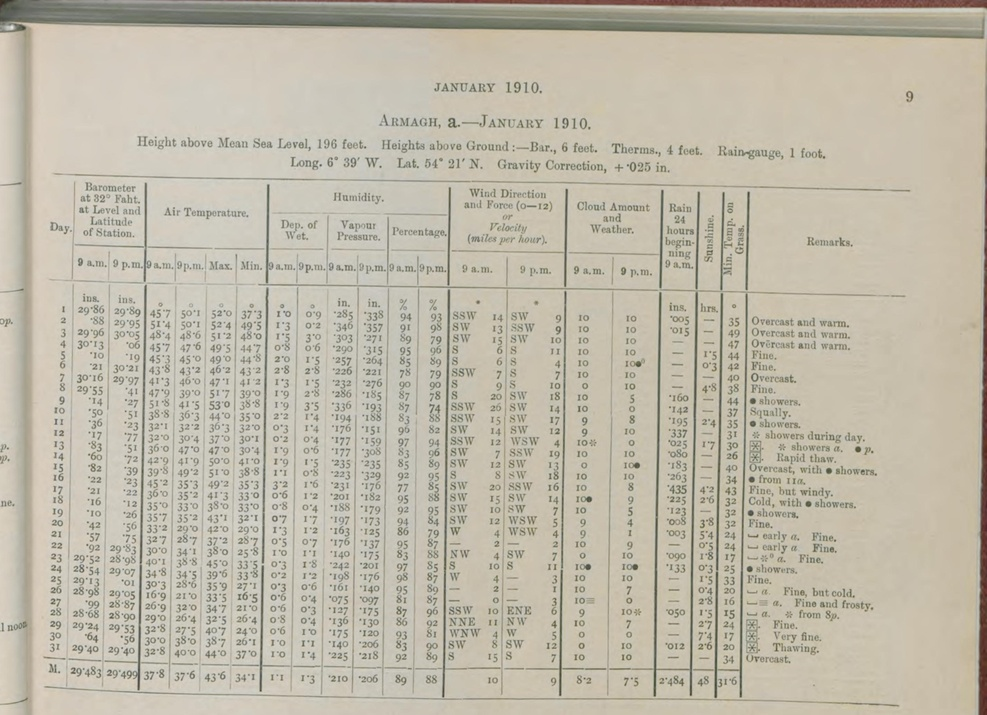
#> input picture manual_and_minimal_working_example/001_1910_01_SF.jpg, 987 x 715 px, shrunk from 2855 x 2066 before the run
$ python -i crop_border.py   (imports and definitions only)
#> lines starting #> are read from the running program, lines starting #| are printed output that depends on the picture; after the words box and inside, x2 and y2 are one past the last pixel; in counts of white or black regions, pixels touching at a corner belong together
#!/usb/bin/env python

import cv2
import numpy as np

def crop_border(image_path):

    img = cv2.imread(image_path)
#> img is the input picture: shape (715, 987, 3); mean B, G, R 169.9, 185.8, 191.8
    gray = cv2.cvtColor(img, cv2.COLOR_BGR2GRAY)
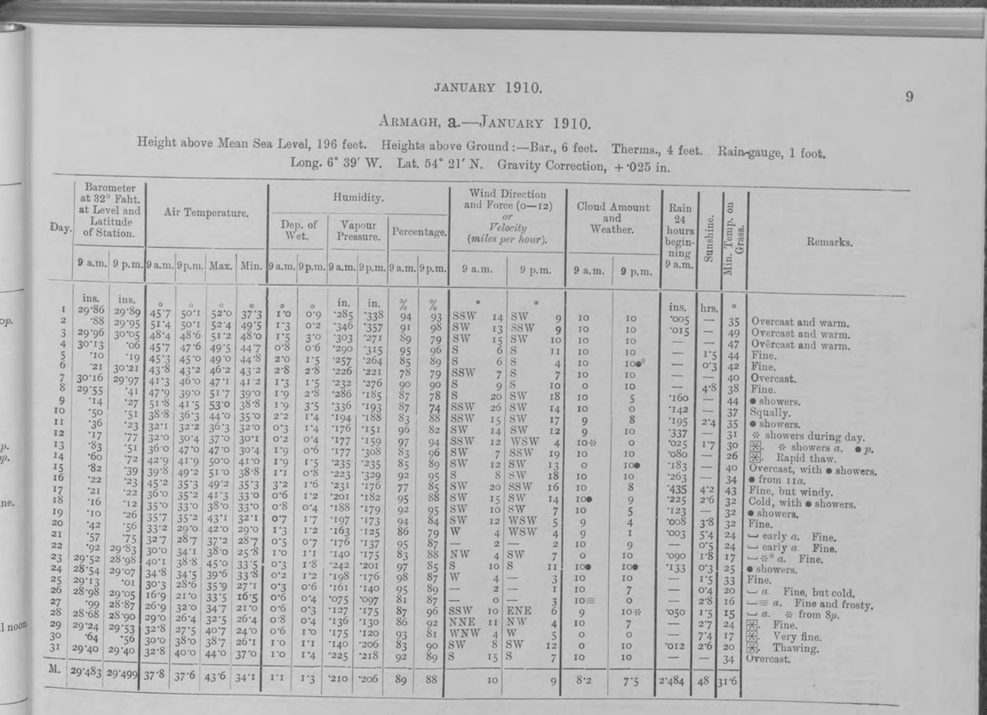
#> gray: shape (715, 987); min 45, max 230, mean 185.7


    # Apply adaptive thresholding to separate the paper from the background
    thresh = cv2.adaptiveThreshold(gray, 255, cv2.ADAPTIVE_THRESH_GAUSSIAN_C, cv2.THRESH_BINARY_INV, 11, 2)
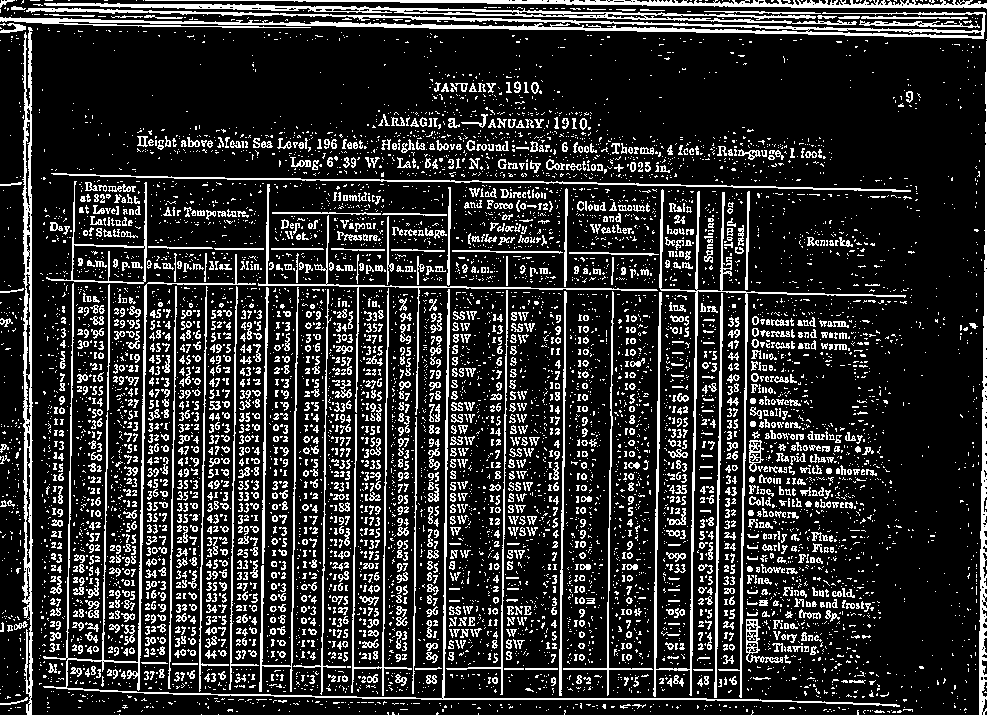
#> thresh: shape (715, 987); 18% white in thin lines or dots

    # Find contours of the paper
    contours, hierarchy = cv2.findContours(thresh, cv2.RETR_EXTERNAL, cv2.CHAIN_APPROX_SIMPLE)
#> contours = 8125 contours, 7304 with area under 20; largest, box (x1, y1, x2, y2) and area: (0, 8, 986, 39) 4802, (22, 27, 33, 715) 4046, (44, 3, 857, 25) 2940, (46, 181, 147, 284) 2865, (43, 254, 900, 707) 2854

    # Filter contours to find the one with the maximum area that satisfies size limits
    max_contour = None
    max_contour_area = 0

    for contour in contours:
        x, y, w, h = cv2.boundingRect(contour)
        contour_area = cv2.contourArea(contour)
        if contour_area > max_contour_area:
            max_contour = contour
            max_contour_area = contour_area
#> this loop made 8125 passes
#> (x, y, w, h, contour_area, max_contour_area) on passes 197, 459, 470, 490, 1061, 1127: (0, 697, 28, 8, 29.5, 29.5), (673, 675, 11, 12, 42.5, 42.5), (426, 675, 11, 9, 54, 54), (395, 674, 12, 12, 54.5, 54.5), (124, 625, 11, 20, 58.5, 58.5), (746, 619, 37, 44, 464, 464)
#> after the loop, max_contour = contour of 825 points, box (x1, y1, x2, y2) (0, 8, 986, 39), area 4802; max_contour_area = 4802

    # Find the bounding rectangle of the paper contour
    x, y, w, h = cv2.boundingRect(max_contour)
#> x = 0; y = 8; w = 986; h = 31

    # Crop out the paper region including the dark border
    cropped_paper = img[y:y+h, x:x+w]

    # [29 lines of commented-out code are left out]
    cropped_paper_grayscale = cv2.cvtColor(cropped_paper, cv2.COLOR_BGR2GRAY)

    return cropped_paper_grayscale

>>> result = crop_border('../manual_and_minimal_working_example/001_1910_01_SF.jpg')
